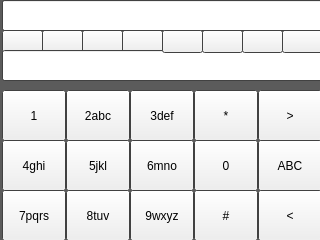
<?xml version="1.0" encoding="UTF-8"?>
<ui version="4.0">
 <class>Mainkeyboard</class>
 <widget class="QWidget" name="Mainkeyboard">
  <property name="geometry">
   <rect>
    <x>0</x>
    <y>0</y>
    <width>320</width>
    <height>240</height>
   </rect>
  </property>
  <property name="palette">
   <palette>
    <active>
     <colorrole role="WindowText">
      <brush brushstyle="SolidPattern">
       <color alpha="255">
        <red>0</red>
        <green>0</green>
        <blue>0</blue>
       </color>
      </brush>
     </colorrole>
     <colorrole role="Text">
      <brush brushstyle="SolidPattern">
       <color alpha="255">
        <red>0</red>
        <green>0</green>
        <blue>0</blue>
       </color>
      </brush>
     </colorrole>
     <colorrole role="Base">
      <brush brushstyle="SolidPattern">
       <color alpha="255">
        <red>255</red>
        <green>255</green>
        <blue>255</blue>
       </color>
      </brush>
     </colorrole>
     <colorrole role="Window">
      <brush brushstyle="SolidPattern">
       <color alpha="255">
        <red>91</red>
        <green>91</green>
        <blue>91</blue>
       </color>
      </brush>
     </colorrole>
    </active>
    <inactive>
     <colorrole role="WindowText">
      <brush brushstyle="SolidPattern">
       <color alpha="255">
        <red>0</red>
        <green>0</green>
        <blue>0</blue>
       </color>
      </brush>
     </colorrole>
     <colorrole role="Text">
      <brush brushstyle="SolidPattern">
       <color alpha="255">
        <red>0</red>
        <green>0</green>
        <blue>0</blue>
       </color>
      </brush>
     </colorrole>
     <colorrole role="Base">
      <brush brushstyle="SolidPattern">
       <color alpha="255">
        <red>255</red>
        <green>255</green>
        <blue>255</blue>
       </color>
      </brush>
     </colorrole>
     <colorrole role="Window">
      <brush brushstyle="SolidPattern">
       <color alpha="255">
        <red>91</red>
        <green>91</green>
        <blue>91</blue>
       </color>
      </brush>
     </colorrole>
    </inactive>
    <disabled>
     <colorrole role="WindowText">
      <brush brushstyle="SolidPattern">
       <color alpha="255">
        <red>120</red>
        <green>120</green>
        <blue>120</blue>
       </color>
      </brush>
     </colorrole>
     <colorrole role="Text">
      <brush brushstyle="SolidPattern">
       <color alpha="255">
        <red>120</red>
        <green>120</green>
        <blue>120</blue>
       </color>
      </brush>
     </colorrole>
     <colorrole role="Base">
      <brush brushstyle="SolidPattern">
       <color alpha="255">
        <red>91</red>
        <green>91</green>
        <blue>91</blue>
       </color>
      </brush>
     </colorrole>
     <colorrole role="Window">
      <brush brushstyle="SolidPattern">
       <color alpha="255">
        <red>91</red>
        <green>91</green>
        <blue>91</blue>
       </color>
      </brush>
     </colorrole>
    </disabled>
   </palette>
  </property>
  <property name="windowTitle">
   <string>Form</string>
  </property>
  <widget class="QPushButton" name="Button_8">
   <property name="geometry">
    <rect>
     <x>66</x>
     <y>190</y>
     <width>64</width>
     <height>51</height>
    </rect>
   </property>
   <property name="text">
    <string>8tuv</string>
   </property>
  </widget>
  <widget class="QPushButton" name="Button_7">
   <property name="geometry">
    <rect>
     <x>2</x>
     <y>190</y>
     <width>64</width>
     <height>51</height>
    </rect>
   </property>
   <property name="text">
    <string>7pqrs</string>
   </property>
  </widget>
  <widget class="QPushButton" name="Buttonz4">
   <property name="geometry">
    <rect>
     <x>122</x>
     <y>30</y>
     <width>41</width>
     <height>23</height>
    </rect>
   </property>
   <property name="text">
    <string/>
   </property>
  </widget>
  <widget class="QPushButton" name="Buttonz3">
   <property name="geometry">
    <rect>
     <x>82</x>
     <y>30</y>
     <width>41</width>
     <height>23</height>
    </rect>
   </property>
   <property name="text">
    <string/>
   </property>
  </widget>
  <widget class="QPushButton" name="Button_qh">
   <property name="geometry">
    <rect>
     <x>258</x>
     <y>140</y>
     <width>64</width>
     <height>51</height>
    </rect>
   </property>
   <property name="text">
    <string>ABC</string>
   </property>
  </widget>
  <widget class="QPushButton" name="Buttonz2">
   <property name="geometry">
    <rect>
     <x>42</x>
     <y>30</y>
     <width>41</width>
     <height>23</height>
    </rect>
   </property>
   <property name="text">
    <string/>
   </property>
  </widget>
  <widget class="QPushButton" name="Button_0">
   <property name="geometry">
    <rect>
     <x>194</x>
     <y>140</y>
     <width>64</width>
     <height>51</height>
    </rect>
   </property>
   <property name="text">
    <string>0</string>
   </property>
  </widget>
  <widget class="QPushButton" name="Button_6">
   <property name="geometry">
    <rect>
     <x>130</x>
     <y>140</y>
     <width>64</width>
     <height>51</height>
    </rect>
   </property>
   <property name="text">
    <string>6mno</string>
   </property>
  </widget>
  <widget class="QPushButton" name="Buttonz1">
   <property name="geometry">
    <rect>
     <x>2</x>
     <y>30</y>
     <width>41</width>
     <height>23</height>
    </rect>
   </property>
   <property name="text">
    <string/>
   </property>
  </widget>
  <widget class="QPushButton" name="Button_5">
   <property name="geometry">
    <rect>
     <x>66</x>
     <y>140</y>
     <width>64</width>
     <height>51</height>
    </rect>
   </property>
   <property name="text">
    <string>5jkl</string>
   </property>
  </widget>
  <widget class="QPushButton" name="Button_add">
   <property name="geometry">
    <rect>
     <x>258</x>
     <y>90</y>
     <width>64</width>
     <height>51</height>
    </rect>
   </property>
   <property name="text">
    <string>&gt;</string>
   </property>
  </widget>
  <widget class="QLineEdit" name="lineEdit_1">
   <property name="geometry">
    <rect>
     <x>2</x>
     <y>50</y>
     <width>331</width>
     <height>31</height>
    </rect>
   </property>
  </widget>
  <widget class="QPushButton" name="Button_2">
   <property name="geometry">
    <rect>
     <x>66</x>
     <y>90</y>
     <width>64</width>
     <height>51</height>
    </rect>
   </property>
   <property name="text">
    <string>2abc</string>
   </property>
  </widget>
  <widget class="QPushButton" name="Button_xh">
   <property name="geometry">
    <rect>
     <x>194</x>
     <y>90</y>
     <width>64</width>
     <height>51</height>
    </rect>
   </property>
   <property name="text">
    <string>*</string>
   </property>
  </widget>
  <widget class="QPushButton" name="Button_3">
   <property name="geometry">
    <rect>
     <x>130</x>
     <y>90</y>
     <width>64</width>
     <height>51</height>
    </rect>
   </property>
   <property name="text">
    <string>3def</string>
   </property>
  </widget>
  <widget class="QPushButton" name="Buttonz8">
   <property name="geometry">
    <rect>
     <x>282</x>
     <y>30</y>
     <width>41</width>
     <height>23</height>
    </rect>
   </property>
   <property name="text">
    <string/>
   </property>
  </widget>
  <widget class="QPushButton" name="Buttonz6">
   <property name="geometry">
    <rect>
     <x>202</x>
     <y>30</y>
     <width>41</width>
     <height>23</height>
    </rect>
   </property>
   <property name="text">
    <string/>
   </property>
  </widget>
  <widget class="QPushButton" name="Button_sub">
   <property name="geometry">
    <rect>
     <x>258</x>
     <y>190</y>
     <width>64</width>
     <height>51</height>
    </rect>
   </property>
   <property name="text">
    <string>&lt;</string>
   </property>
  </widget>
  <widget class="QPushButton" name="Buttonz7">
   <property name="geometry">
    <rect>
     <x>242</x>
     <y>30</y>
     <width>41</width>
     <height>23</height>
    </rect>
   </property>
   <property name="text">
    <string/>
   </property>
  </widget>
  <widget class="QPushButton" name="Button_jh">
   <property name="geometry">
    <rect>
     <x>194</x>
     <y>190</y>
     <width>64</width>
     <height>51</height>
    </rect>
   </property>
   <property name="text">
    <string>#</string>
   </property>
  </widget>
  <widget class="QPushButton" name="Button_4">
   <property name="geometry">
    <rect>
     <x>2</x>
     <y>140</y>
     <width>64</width>
     <height>51</height>
    </rect>
   </property>
   <property name="text">
    <string>4ghi</string>
   </property>
  </widget>
  <widget class="QLineEdit" name="lineEdit">
   <property name="geometry">
    <rect>
     <x>2</x>
     <y>0</y>
     <width>331</width>
     <height>31</height>
    </rect>
   </property>
  </widget>
  <widget class="QPushButton" name="Button_1">
   <property name="geometry">
    <rect>
     <x>2</x>
     <y>90</y>
     <width>64</width>
     <height>51</height>
    </rect>
   </property>
   <property name="text">
    <string>1</string>
   </property>
  </widget>
  <widget class="QPushButton" name="Buttonz5">
   <property name="geometry">
    <rect>
     <x>162</x>
     <y>30</y>
     <width>41</width>
     <height>23</height>
    </rect>
   </property>
   <property name="text">
    <string/>
   </property>
  </widget>
  <widget class="QPushButton" name="Button_9">
   <property name="geometry">
    <rect>
     <x>130</x>
     <y>190</y>
     <width>64</width>
     <height>51</height>
    </rect>
   </property>
   <property name="text">
    <string>9wxyz</string>
   </property>
  </widget>
 </widget>
 <resources/>
 <connections/>
</ui>
